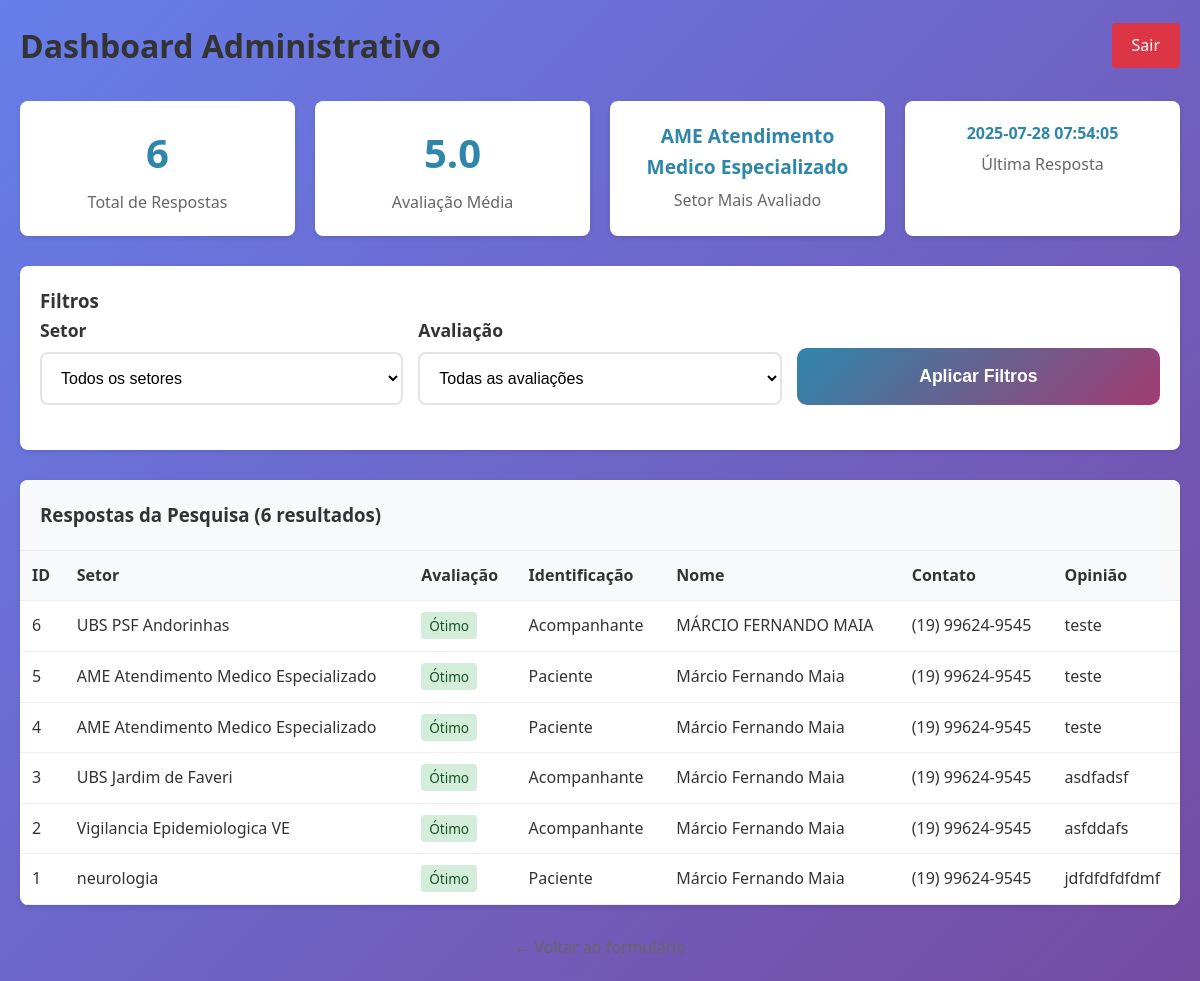
Screenshot of /admin/dashboard (signed in) with the database file from the repository.
### tables this page shows
CREATE TABLE respostas (
            id INTEGER PRIMARY KEY AUTOINCREMENT,
            setor TEXT,
            avaliacao TEXT,
            identificacao TEXT,
            nome TEXT,
            contato TEXT,
            opiniao TEXT
        , data_resposta TEXT);

### app.py (the view, shortened to what this page needs)
@app.route('/admin/dashboard')
def admin_dashboard():
    if not session.get('admin_logged_in'):
        return redirect(url_for('admin_login'))
    try:
        conn = get_db_connection()
        has_data_resposta = check_column_exists(conn, 'respostas', 'data_resposta')
        total_respostas = conn.execute('SELECT COUNT(*) as count FROM respostas').fetchone()['count']
        avaliacoes_map = {'pessimo': 1, 'ruim': 2, 'regular': 3, 'bom': 4, 'otimo': 5}
        avaliacoes = conn.execute('SELECT avaliacao FROM respostas').fetchall()
        if avaliacoes:
            soma = sum(avaliacoes_map.get(av['avaliacao'], 0) for av in avaliacoes)
            media = round(soma / len(avaliacoes), 1)
        else:
            media = 0
        setor_mais_avaliado = conn.execute('''
            SELECT setor, COUNT(*) as count
            FROM respostas
            GROUP BY setor
            ORDER BY count DESC
            LIMIT 1
        ''').fetchone()
        if has_data_resposta:
            ultima_resposta = conn.execute('''
                SELECT data_resposta
                FROM respostas
                WHERE data_resposta IS NOT NULL
                ORDER BY id DESC
                LIMIT 1
            ''').fetchone()
            ultima_info = ultima_resposta['data_resposta'] if ultima_resposta else 'N/A'
        setor_filtro = request.args.get('setor', '')
        avaliacao_filtro = request.args.get('avaliacao', '')
        if has_data_resposta:
            base_query = 'SELECT id, setor, avaliacao, identificacao, nome, contato, opiniao, data_resposta FROM respostas WHERE 1=1'
        else:
            base_query = 'SELECT id, setor, avaliacao, identificacao, nome, contato, opiniao, "Registro #" || id as data_resposta FROM respostas WHERE 1=1'
        params = []
        if setor_filtro:
            base_query += ' AND setor = ?'
            params.append(setor_filtro)
        if avaliacao_filtro:
            base_query += ' AND avaliacao = ?'
            params.append(avaliacao_filtro)
        base_query += ' ORDER BY id DESC'
        respostas = conn.execute(base_query, params).fetchall()
        setores_unicos = conn.execute('SELECT DISTINCT setor FROM respostas ORDER BY setor').fetchall()
        conn.close()
        estatisticas = {
            'total_respostas': total_respostas,
            'avaliacao_media': media,
            'setor_mais_avaliado': setor_mais_avaliado['setor'].replace('_', ' ') if setor_mais_avaliado else 'N/A',
            'ultima_resposta': ultima_info
        }
        return render_template('admin_dashboard.html',
                             estatisticas=estatisticas,
                             respostas=respostas,
                             setores_unicos=setores_unicos,
                             setor_filtro=setor_filtro,
                             avaliacao_filtro=avaliacao_filtro,
                             has_data_resposta=has_data_resposta)
    except Exception as e:
        return f"<h1>Erro Debug:</h1><p>{str(e)}</p><a href='/admin/login'>Voltar</a>"

### app.py (called while the page is built)
def get_db_connection():
    conn = sqlite3.connect('pesquisa.db')
    conn.row_factory = sqlite3.Row
    return conn

def check_column_exists(conn, table_name, column_name):
    cursor = conn.cursor()
    cursor.execute(f"PRAGMA table_info({table_name})")
    columns = [column[1] for column in cursor.fetchall()]
    return column_name in columns

@app.after_request
def add_security_headers(response):
    response.headers['X-Content-Type-Options'] = 'nosniff'
    response.headers['X-Frame-Options'] = 'DENY'
    response.headers['X-XSS-Protection'] = '1; mode=block'
    return response

### templates/admin_dashboard.html (shortened to what this page needs)
<!DOCTYPE html>
<html lang="pt-BR">
<head>
    <link rel="stylesheet" href="{{ url_for('static', filename='css/styles.css') }}">
</head>
<body>
    <div class="dashboard-container">
        <div class="admin-header">
            <h1 style="color: #333; margin: 0;">Dashboard Administrativo</h1>
            <a href="{{ url_for('admin_logout') }}" class="logout-btn">Sair</a>
        </div>
        <div class="stats-grid">
            <div class="stat-card">
                <div class="stat-number">{{ estatisticas.total_respostas }}</div>
                <div class="stat-label">Total de Respostas</div>
            </div>
            <div class="stat-card">
                <div class="stat-number">{{ estatisticas.avaliacao_media }}</div>
                <div class="stat-label">Avaliação Média</div>
            </div>
            <div class="stat-card">
                <div class="stat-number" style="font-size: 1.2em;">{{ estatisticas.setor_mais_avaliado }}</div>
                <div class="stat-label">Setor Mais Avaliado</div>
            </div>
            <div class="stat-card">
                <div class="stat-number" style="font-size: 1em;">{{ estatisticas.ultima_resposta }}</div>
                <div class="stat-label">Última Resposta</div>
            </div>
        </div>
        <div class="filters-section">
            <h3>Filtros</h3>
            <form method="GET">
                <div class="filters-grid">
                    <div class="form-group">
                        <label for="setor">Setor</label>
                        <select name="setor" id="setor">
                            <option value="">Todos os setores</option>
                        </select>
                    </div>
                    <div class="form-group">
                        <label for="avaliacao">Avaliação</label>
                        <select name="avaliacao" id="avaliacao">
                            <option value="">Todas as avaliações</option>
                        </select>
                    </div>
                    <div class="form-group">
                        <button type="submit" class="submit-btn">Aplicar Filtros</button>
                    </div>
                </div>
            </form>
        </div>
        <div class="table-container">
            <div class="table-header">
                <h3 style="margin: 0;">Respostas da Pesquisa ({{ respostas|length }} resultados)</h3>
            </div>
            <div class="overflow-scroll">
                <table class="data-table">
                    <thead>
                        <tr>
                            <th>ID</th>
                            <th>Setor</th>
                            <th>Avaliação</th>
                            <th>Identificação</th>
                            <th>Nome</th>
                            <th>Contato</th>
                            <th>Opinião</th>
                        </tr>
                    </thead>
                    <tbody>
                        {% if respostas %}
                            {% for resposta in respostas %}
                                <tr>
                                    <td>{{ resposta.id }}</td>
                                    <td>{{ resposta.setor.replace('_', ' ') }}</td>
                                    <td>
                                        <span class="badge badge-{{ resposta.avaliacao }}">
                                            {% if resposta.avaliacao == 'otimo' %}Ótimo
                                            {% elif resposta.avaliacao == 'bom' %}Bom
                                            {% elif resposta.avaliacao == 'regular' %}Regular
                                            {% elif resposta.avaliacao == 'ruim' %}Ruim
                                            {% elif resposta.avaliacao == 'pessimo' %}Péssimo
                                            {% endif %}
                                        </span>
                                    </td>
                                    <td>{{ resposta.identificacao|title }}</td>
                                    <td>{{ resposta.nome or '-' }}</td>
                                    <td>{{ resposta.contato or '-' }}</td>
                                    <td style="max-width: 300px; overflow: hidden; text-overflow: ellipsis;">
                                        {{ resposta.opiniao or '-' }}
                                    </td>
                                </tr>
                            {% endfor %}
                        {% else %}
                            <tr>
                                <td colspan="7" style="text-align: center; color: #666; padding: 40px;">
                                    Nenhuma resposta encontrada
                                </td>
                            </tr>
                        {% endif %}
                    </tbody>
                </table>
            </div>
        </div>
        <div style="text-align: center; margin-top: 30px;">
            <a href="{{ url_for('formulario') }}" style="color: #666; text-decoration: none;">
            </a>
        </div>
    </div>
</body>
</html>

### static/css/styles.css (style rules this page uses)
* { margin: 0; padding: 0; box-sizing: border-box; }
body { font-family: 'Segoe UI', Tahoma, Geneva, Verdana, sans-serif; line-height: 1.6; color: #333; background: linear-gradient(135deg, #667eea 0%, #764ba2 100%); min-height: 100vh; }
.form-group { margin-bottom: 25px; }
.form-group label { display: block; margin-bottom: 8px; font-weight: 600; color: #333; font-size: 1.1em; }
.form-group input, .form-group select, .form-group textarea { width: 100%; padding: 15px; border: 2px solid #e1e5e9; border-radius: 8px; font-size: 16px; transition: all 0.3s ease; background: white; }
.submit-btn { width: 100%; background: linear-gradient(135deg, #2E86AB, #A23B72); color: white; padding: 18px 30px; border: none; border-radius: 10px; font-size: 1.1em; font-weight: 600; cursor: pointer; transition: all 0.3s ease; display: flex; align-items: center; justify-content: center; }

### templates/admin_dashboard.html (style rules this page uses)
.dashboard-container { max-width: 1200px; margin: 0 auto; padding: 20px; }
.stats-grid { display: grid; grid-template-columns: repeat(auto-fit, minmax(250px, 1fr)); gap: 20px; margin-bottom: 30px; }
.stat-card { background: white; padding: 20px; border-radius: 8px; box-shadow: 0 2px 4px rgba(0,0,0,0.1); text-align: center; }
.stat-number { font-size: 2.5em; font-weight: bold; color: #2E86AB; }
.stat-label { color: #666; margin-top: 5px; }
.filters-section { background: white; padding: 20px; border-radius: 8px; box-shadow: 0 2px 4px rgba(0,0,0,0.1); margin-bottom: 30px; }
.filters-grid { display: grid; grid-template-columns: repeat(auto-fit, minmax(200px, 1fr)); gap: 15px; align-items: end; }
.table-container { background: white; border-radius: 8px; box-shadow: 0 2px 4px rgba(0,0,0,0.1); overflow: hidden; }
.table-header { background: #f8f9fa; padding: 20px; border-bottom: 1px solid #eee; }
.data-table { width: 100%; border-collapse: collapse; }
.data-table th, .data-table td { padding: 12px; text-align: left; border-bottom: 1px solid #eee; }
.data-table th { background: #f8f9fa; font-weight: 600; color: #333; }
.badge { padding: 4px 8px; border-radius: 4px; font-size: 0.85em; font-weight: 500; }
.badge-otimo { background: #d4edda; color: #155724; }
.admin-header { display: flex; justify-content: space-between; align-items: center; margin-bottom: 30px; }
.logout-btn { background: #dc3545; color: white; padding: 10px 20px; border: none; border-radius: 4px; text-decoration: none; cursor: pointer; }
.overflow-scroll { overflow-x: auto; }

### rows the page displays
respostas: ultima_resposta "2025-07-28 07:54:05", id "6", setor.replace "UBS PSF Andorinhas", avaliacao "Ótimo", identificacao "Acompanhante", nome "MÁRCIO FERNANDO MAIA", contato "(19) 99624-9545", opiniao "teste"
respostas: id "5", setor.replace "AME Atendimento Medico Especializado", avaliacao "Ótimo", identificacao "Paciente", nome "Márcio Fernando Maia", contato "(19) 99624-9545", opiniao "teste"
respostas: id "4", setor.replace "AME Atendimento Medico Especializado", avaliacao "Ótimo", identificacao "Paciente", nome "Márcio Fernando Maia", contato "(19) 99624-9545", opiniao "teste"
respostas: id "3", setor.replace "UBS Jardim de Faveri", avaliacao "Ótimo", identificacao "Acompanhante", nome "Márcio Fernando Maia", contato "(19) 99624-9545", opiniao "asdfadsf"
respostas: id "2", setor.replace "Vigilancia Epidemiologica VE", avaliacao "Ótimo", identificacao "Acompanhante", nome "Márcio Fernando Maia", contato "(19) 99624-9545", opiniao "asfddafs"
respostas: id "1", setor.replace "neurologia", avaliacao "Ótimo", identificacao "Paciente", nome "Márcio Fernando Maia", contato "(19) 99624-9545", opiniao "jdfdfdfdfdmf"

### other values shown
{{ estatisticas.total_respostas }} "6"
{{ estatisticas.avaliacao_media }} "5.0"
{{ estatisticas.setor_mais_avaliado }} "AME Atendimento Medico Especializado"
{{ respostas|length }} "6"
